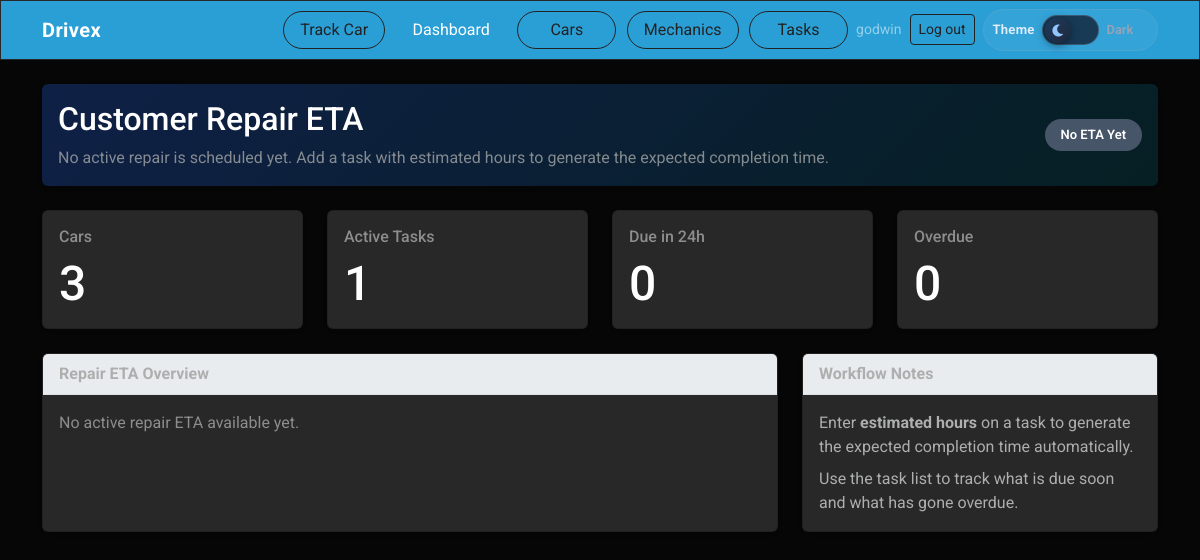
Page / (signed in) on the earlier database version.
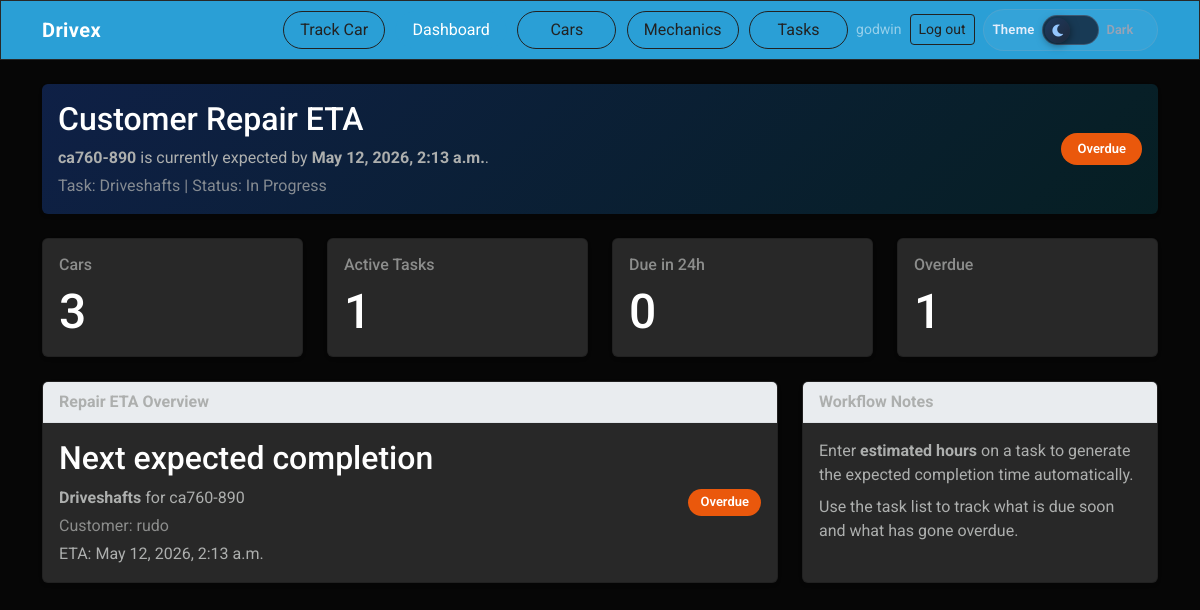
Same page on the later database version.
### taskapp/models.py (models this page shows, shortened)
class Task(models.Model):
    STATUS_CHOICES = [
        ('pending', 'Pending'),
        ('in_progress', 'In Progress'),
        ('completed', 'Completed'),
    ]
    PRIORITY_CHOICES = [
        ('low', 'Low'),
        ('medium', 'Medium'),
        ('high', 'High'),
    ]
    car = models.ForeignKey(
        Cars,
        on_delete=models.CASCADE,
        related_name='tasks'
    )
    mechanic = models.ForeignKey(
        Mechanic,
        on_delete=models.SET_NULL,
        null=True,
        blank=True,
        related_name='tasks'
    )
    title = models.CharField(max_length=200)
    description = models.TextField(blank=True)
    status = models.CharField(
        max_length=20,
        choices=STATUS_CHOICES,
        default='pending'
    )
    priority = models.CharField(
        max_length=10,
        choices=PRIORITY_CHOICES,
        default='medium'
    )
    estimated_hours = models.DecimalField(
        max_digits=4,
        decimal_places=1,
        null=True,
        blank=True,
        help_text='Work estimate in hours; used to calculate promised completion when you save.',
    )
    promised_completion_at = models.DateTimeField(null=True, blank=True)
    created_at = models.DateTimeField(auto_now_add=True)
    updated_at = models.DateTimeField(auto_now=True)
    class Meta:
        ordering = ['status', '-created_at']
    def save(self, *args, **kwargs):
        if self.estimated_hours:
            base_time = self.created_at or timezone.now()
            self.promised_completion_at = base_time + timedelta(
                hours=float(self.estimated_hours)
            )
        else:
            self.promised_completion_at = None
        super().save(*args, **kwargs)
        if self.mechanic_id and self.status != 'completed':
            Mechanic.objects.filter(pk=self.mechanic_id).update(
                is_manually_busy=False,
            )
    @property
    def is_overdue(self):
        return (
            self.promised_completion_at
            and self.status != 'completed'
            and self.promised_completion_at < timezone.now()
        )

class Cars(models.Model):
    Status_choices = [
        ('waiting', 'Waiting'),
        ('assigned', 'Assigned'),
        ('in_progress', 'In-progress'),
        ('completed', 'Completed')
    ]
    registration_number = models.CharField(max_length=20, unique=True)
    make = models.CharField(max_length=50)
    model = models.CharField(max_length=50)
    year = models.PositiveIntegerField(null=True, blank=True)
    customer_name = models.CharField(max_length=100, blank=True)
    customer_phone = models.CharField(max_length=20, blank=True)
    status = models.CharField(
        max_length=20,
        choices=Status_choices,
        default='waiting'
    )
    created_at = models.DateTimeField(auto_now_add=True)
    class Meta:
        ordering = ['-created_at']
        verbose_name = 'Car'
        verbose_name_plural = 'Cars'

### taskapp/views.py (the view)
# urls.py: path('', views.home, name='home'),
@login_required
def home(request):
    if resolve_shop_access_role(request.user) is None:
        raise PermissionDenied(
            'Your account has no shop access. Ask an administrator to add you '
            'to the Manager group or link your login to a mechanic profile.',
        )
    if resolve_shop_access_role(request.user) == 'mechanic':
        return redirect('task_list')
    now = timezone.now()
    tasks = Task.objects.all()
    active_tasks = tasks.exclude(status='completed')
    due_soon = active_tasks.filter(
        promised_completion_at__gte=now,
        promised_completion_at__lte=now + timedelta(hours=24),
    ).count()
    overdue_tasks = active_tasks.filter(promised_completion_at__lt=now).count()
    next_task = (
        active_tasks.filter(promised_completion_at__isnull=False)
        .order_by('promised_completion_at', 'created_at')
        .first()
    )
    cars_scope = Cars.objects.all()
    return render(
        request,
        'home.html',
        {
            'total_cars': cars_scope.count(),
            'active_tasks': active_tasks.count(),
            'due_soon': due_soon,
            'overdue_tasks': overdue_tasks,
            'next_task': next_task,
        },
    )

### taskapp/context_processors.py (called while the page is built, shortened)
def admin_mechanic_task_summary(request):
    try:
        admin_index = reverse('admin:index')
    except Exception:
        return {}
    if request.path.rstrip('/') != admin_index.rstrip('/'):
        return {}

def shop_roles(request):
    user = request.user
    role = resolve_shop_access_role(user) if user.is_authenticated else None
    return {
        'shop_role': role,
        'is_shop_manager': role == 'manager',
        'shop_mechanic': get_mechanic_profile(user) if user.is_authenticated else None,
    }

### taskapp/rbac.py (called while the page is built)
def is_shop_manager(user) -> bool:
    if not user.is_authenticated:
        return False
    if user.is_superuser:
        return True
    return user.groups.filter(name=MANAGER_GROUP).exists()

def get_mechanic_profile(user):
    if not user.is_authenticated:
        return None
    try:
        return user.mechanic_profile
    except ObjectDoesNotExist:
        return None

def resolve_shop_access_role(user) -> str | None:
    if not user.is_authenticated:
        return None
    if is_shop_manager(user):
        return 'manager'
    if get_mechanic_profile(user) is not None:
        return 'mechanic'
    return None

### taskapp/templates/home.html (shortened to what the changed rows need)
{% extends 'base.html' %} {% block content %}
<div class="card shadow-sm border-0 mb-4 home-hero-card">
  <div
    class="card-body d-flex flex-column flex-md-row justify-content-between align-items-md-center gap-3"
  >
    <div>
      <h4 class="mb-2">Customer Repair ETA</h4>
      {% if next_task %}
      <p class="mb-1">
        <strong>{{ next_task.car.registration_number }}</strong> is currently
        expected by
        <strong
          >{{ next_task.promised_completion_at|date:"M d, Y, g:i a" }}</strong
        >.
      </p>
      <p class="mb-0 text-muted">
        Task: {{ next_task.title }} | Status: {{ next_task.get_status_display }}
      </p>
      {% else %}
      <p class="mb-0 text-muted">
        No active repair is scheduled yet. Add a task with estimated hours to
        generate the expected completion time.
      </p>
      {% endif %}
    </div>
    <div class="text-md-end">
      {% if next_task %}
      {% if next_task.is_overdue %}
      <span class="status-badge status-badge--overdue px-3 py-2">Overdue</span>
      {% elif next_task.status == 'in_progress' %}
      {% include 'includes/status_badge.html' with status=next_task.status label=next_task.get_status_display %}
      {% elif next_task.status == 'completed' %}
      {% include 'includes/status_badge.html' with status=next_task.status label=next_task.get_status_display %}
      {% else %}
      <span class="status-badge status-badge--scheduled px-3 py-2">Scheduled</span>
      {% endif %}
      {% else %}
      <span class="status-badge status-badge--no-eta px-3 py-2">No ETA Yet</span>
      {% endif %}
    </div>
  </div>
</div>
<div class="row g-4 mb-4">
  <div class="col-md-3">
    <div class="card shadow-sm h-100">
      <div class="card-body">
        <h2 class="mb-0">{{ total_cars }}</h2>
      </div>
    </div>
  </div>
  <div class="col-md-3">
    <div class="card shadow-sm h-100">
      <div class="card-body">
        <h2 class="mb-0">{{ active_tasks }}</h2>
      </div>
    </div>
  </div>
  <div class="col-md-3">
    <div class="card shadow-sm h-100">
      <div class="card-body">
        <h2 class="mb-0">{{ due_soon }}</h2>
      </div>
    </div>
  </div>
  <div class="col-md-3">
    <div class="card shadow-sm h-100">
      <div class="card-body">
        <h6 class="text-muted mb-2">Overdue</h6>
        <h2 class="mb-0">{{ overdue_tasks }}</h2>
      </div>
    </div>
  </div>
</div>
<div class="row g-4">
  <div class="col-lg-8">
    <div class="card shadow-sm h-100">
      <div class="card-body">
        {% if next_task %}
        <div class="row align-items-center">
          <div class="col-md-8">
            <h4 class="mb-2">Next expected completion</h4>
            <p class="mb-1">
              <strong>{{ next_task.title }}</strong> for
              {{ next_task.car.registration_number }}
            </p>
            <p class="mb-1 text-muted">
              Customer: {{ next_task.car.customer_name|default:'Not provided' }}
            </p>
            <p class="mb-0">
              ETA: {{ next_task.promised_completion_at|date:"M d, Y, g:i a" }}
            </p>
          </div>
          <div class="col-md-4 text-md-end mt-3 mt-md-0">
            {% if next_task.is_overdue %}
            <span class="status-badge status-badge--overdue">Overdue</span>
            {% elif next_task.status == 'in_progress' %}
            {% include 'includes/status_badge.html' with status=next_task.status label=next_task.get_status_display %}
            {% elif next_task.status == 'completed' %}
            {% include 'includes/status_badge.html' with status=next_task.status label=next_task.get_status_display %}
            {% else %}
            <span class="status-badge status-badge--planned">Planned</span>
            {% endif %}
          </div>
        </div>
        {% else %}
        <p class="mb-0 text-muted">No active repair ETA available yet.</p>
        {% endif %}
      </div>
    </div>
  </div>
</div>
{% endblock %}

Differences in the rows shown:
now on this page (row edited): Task: car.registration_number "ca760-890", promised_completion_at "May 12, 2026, 2:13 a.m.", title "Driveshafts", status "In Progress", car.customer_name "rudo"
Other differences:
{{ overdue_tasks }}: "0" → "1"
text no longer shown: "No active repair is scheduled yet. Add a task with estimated hours to generate the expected completion time. No ETA Yet No active repair ETA available yet."
text now shown: "is currently expected by . Task: | Status: Overdue Next expected completion for Customer: ETA: Overdue"
